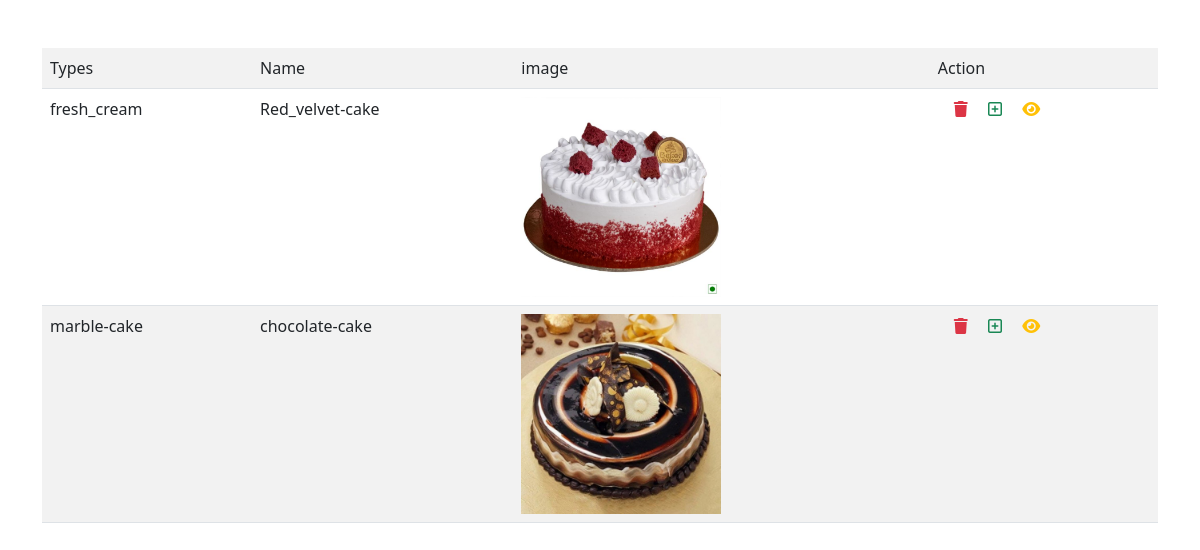
The page /cakes/all (signed in) on the database its author committed.
### cakebxapp/models.py (models this page shows, shortened)
class Cakes(models.Model):
    options=(
        ("carrot-cake","carrot-cake"),
        ("Red_velvet-cake","Red_velvet-cake"),
        ("cheese-cake","cheese-cake"),
        ("fruit-cake","fruit-cake"),
        ("chiffon-cake","chiffon-cake"),
        ("pound-cake","pound-cake"),
        ("chocolate-cake","chocolate-cake"),
        ("vanila-cake","vanila-cake"),
        ("mango-cake","mango-cake"),
        ("strawberry-cake","strawberry-cake"),
        ("butter-scotch","butter-scotch"),
    )
    name=models.CharField(max_length=200,choices=options)
    image=models.ImageField(upload_to="image")
    Catagory=models.ForeignKey(Catagory,on_delete=models.CASCADE)

class Catagory(models.Model):
    options=(
        ("plum-cake","plum-cake"),
        ("fresh_cream","fresh_cream"),
        ("marble-cake","marble-cake"),
        ("cup-cake","cup-cake"),
        ("cream-cake","cream-cake"),
    )
    types=models.CharField(max_length=200,choices=options,default="cream-cake")
    is_available=models.BooleanField(default=True)

### cakebxapp/views.py (the view)
# urls.py: path("cakes/all",CakelistView.as_view(),name="cake-list"),
@method_decorator(decs,name="dispatch")
class CakelistView(ListView):
    template_name="cakebxapp/cake_list.html"
    model=Cakes
    context_object_name="cakes"

### cakebxapp/views.py (called while the page is built)
def signin_required(fn):
    def wrapper(request,*args,**kwargs):
        if not request.user.is_authenticated:
            messages.error(request,"invalid session...")
            return redirect("signin")
        else:
            return fn(request,*args,**kwargs)
    return wrapper

def is_admin(fn):
    def wrapper(request,*args,**kwargs):
        if not request.user.is_superuser:
            messages.error(request,"permision denied for current user...")
            return redirect("signin")
        else:
            return fn(request,*args,**kwargs)
    return wrapper

### cakebxapp/templates/cakebxapp/cake_list.html (shortened to what this page needs)
<!DOCTYPE html>
<html lang="en">
<head>
    <link href="https://cdn.jsdelivr.net/npm/bootstrap@5.0.2/dist/css/bootstrap.min.css" rel="stylesheet">
    <link rel="stylesheet" href="https://cdnjs.cloudflare.com/ajax/libs/font-awesome/6.4.2/css/all.min.css" />
</head>
<body>
    <div class="container mt-5">
        <table class="table table-striped">
            <tr>
                <td>Types</td>
                <td>Name</td>
                <td>image</td>
                <td>Action</td>
            </tr>
            {%for ck in cakes%}
            <tr>
                <td>{{ck.Catagory.types}}</td>
                <td>{{ck.name}}</td>
                <td>
                  <img src="{{ck.image.url}}" alt="" width="200px" height="200px" style="object-fit: ;">
                </td>
                <td>
                    <a href="{%url 'cake-remove' ck.id %}" class="ms-3 text-danger"><i class="fa-solid fa-trash"></i></a>
                    <a href="{%url 'add-variant' ck.id %}" class="ms-3 text-success"><i class="fa-regular fa-square-plus"></i></a>
                    <a href="{%url 'cake-detail' ck.id%}" class="ms-3 text-warning"><i class="fa-solid fa-eye"></i></a>
                </td>
            </tr>
            {%endfor%}
        </table>
    </div>
</body>
</html>

### rows shown on the page
Cakes: Catagory.types "fresh_cream", name "Red_velvet-cake", image (picture)
Cakes: Catagory.types "marble-cake", name "chocolate-cake", image (picture)
